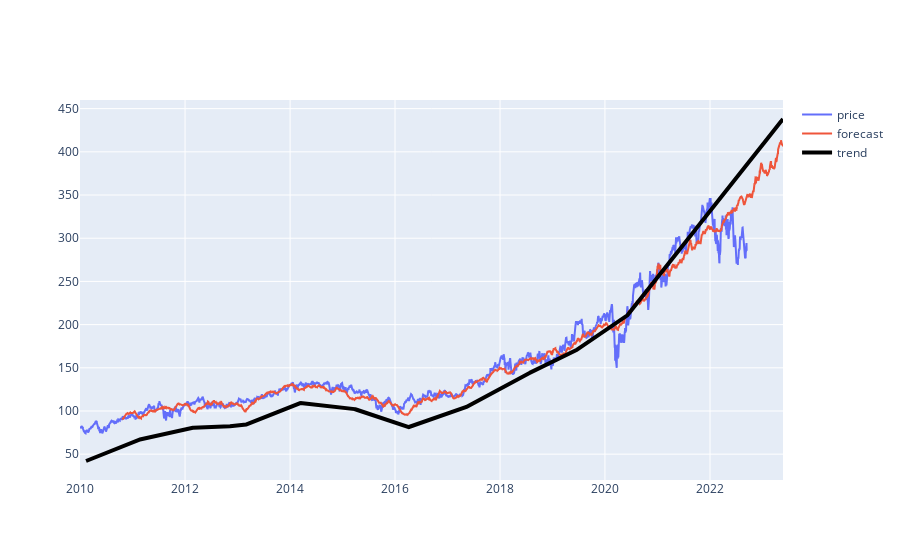

Notebook code cell kept with this figure:
### Code cell
# plot the data
fig = go.Figure()
fig = fig.add_trace(go.Line(x = forecast['ds'],
                            y = forecast['y'], 
                            name = 'price'))

fig = fig.add_trace(go.Line(x = forecast['ds'],
                            y = forecast['yhat180'], 
                            name = 'forecast'))

fig = fig.add_trace(go.Line(x = forecast['ds'],
                            y = forecast['trend'], 
                            name = 'trend', 
                            line=dict(color='black', width=4)))       
fig.show()

### Figure 1 — Plotly figure (JSON) as saved in the notebook; plotly's stock layout.template omitted (floating-point values rounded to 4 significant figures; data arrays with more than 128 entries replaced by an {"elided": "..."} marker saying what was removed)
{"data": [{"name": "price", "type": "scatter", "x": {"elided": "3495 str values"}, "y": {"elided": "3495 float values"}}, {"name": "forecast", "type": "scatter", "x": {"elided": "3495 str values"}, "y": {"elided": "3495 float values"}}, {"line": {"color": "black", "width": 4}, "name": "trend", "type": "scatter", "x": {"elided": "3495 str values"}, "y": {"elided": "3495 float values"}}], "layout": {}}
